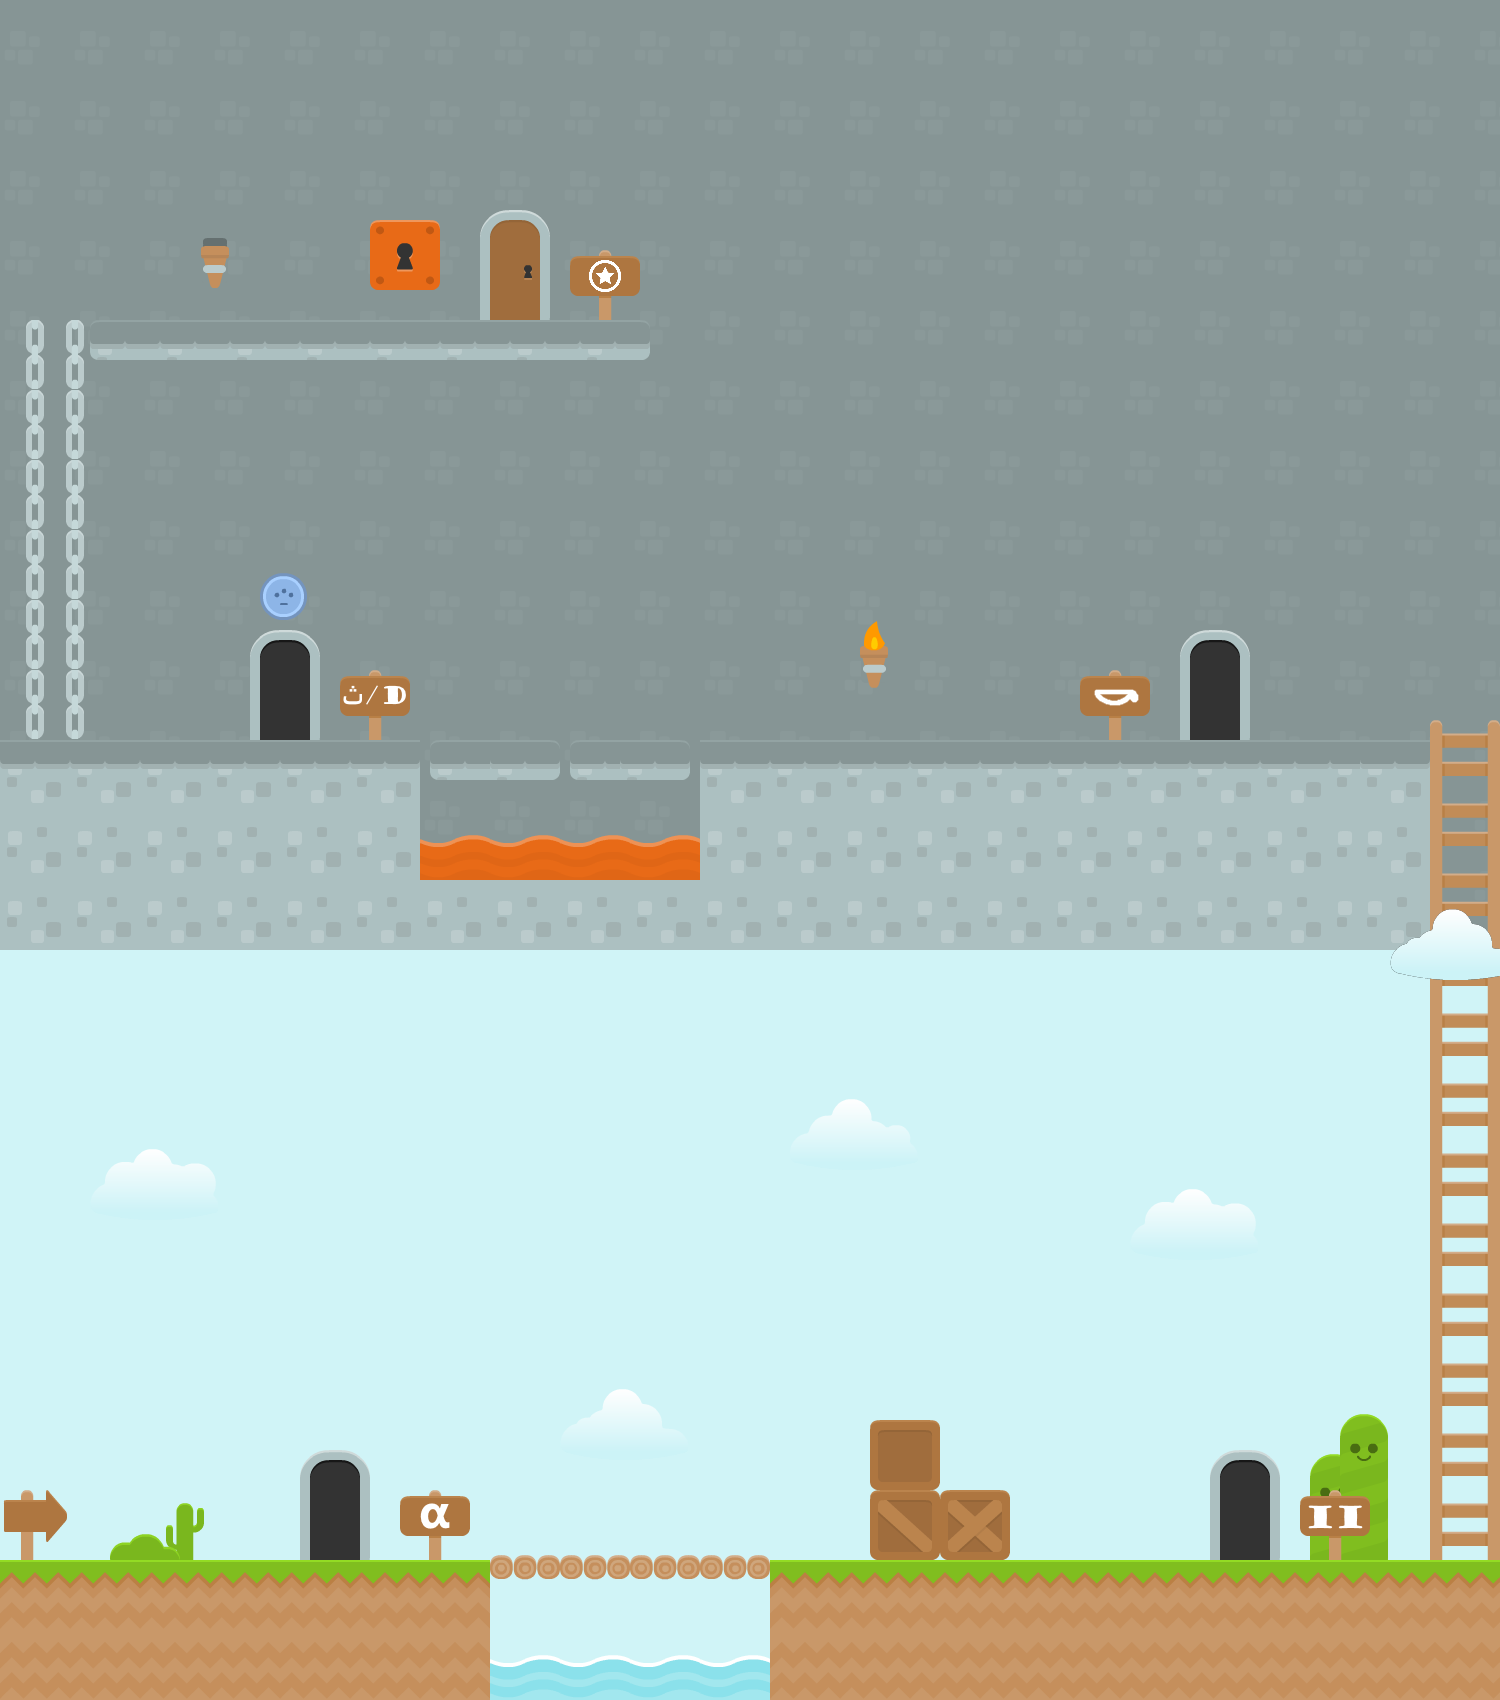

The image is a tile-based game level rendered from a .tmx file. Its description and source (layers, tilesets, objects; grid data summarised) follow:
An orthogonal 150x170 tile map with 10x10 px tiles, 7 tile layers (backgrounds, stairs, far, doors, ...), 7 tilesets.

<map version="1.0" orientation="orthogonal" renderorder="right-down" width="150" height="170" tilewidth="10" tileheight="10">
 <tileset firstgid="1" name="env1" tilewidth="70" tileheight="70">
  <image source="env1.png" width="630" height="490" />
 </tileset>
 <tileset firstgid="64" name="clouds1" tilewidth="128" tileheight="71">
  <image source="clouds1.png" width="129" height="213" />
 </tileset>
 <tileset firstgid="67" name="short_thingy1" tilewidth="48" tileheight="106">
  <image source="short_thingy1.png" width="96" height="106" />
 </tileset>
 <tileset firstgid="69" name="tall_thingy1" tilewidth="48" tileheight="146">
  <image source="tall_thingy1.png" width="96" height="146" />
 </tileset>
 <tileset firstgid="71" name="progress1" tilewidth="47" tileheight="47">
  <image source="progress1.png" width="94" height="47" />
 </tileset>
 <tileset firstgid="73" name="bckg1" tilewidth="10" tileheight="10">
  <image source="bckg1.png" width="140" height="70" />
 </tileset>
 <tileset firstgid="171" name="brick1" tilewidth="10" tileheight="10">
  <image source="brick1.png" width="70" height="70" />
 </tileset>
 <layer name="backgrounds" width="150" height="170">
  <data>[25500 cells, 25500 non-empty, 98 distinct tile ids]</data>
 </layer>
 <layer name="stairs" width="150" height="170">
  <data>[25500 cells, 24 non-empty, 3 distinct tile ids]</data>
 </layer>
 <layer name="far" width="150" height="170">
  <data>[25500 cells, 9 non-empty, 8 distinct tile ids]</data>
 </layer>
 <layer name="doors" width="150" height="170">
  <data>[25500 cells, 20 non-empty, 12 distinct tile ids]</data>
 </layer>
 <layer name="locks" width="150" height="170">
  <data>[25500 cells, 0 non-empty, 0 distinct tile ids]</data>
 </layer>
 <objectgroup name="player" />
 <layer name="floor" width="150" height="170">
  <data>[25500 cells, 1095 non-empty, 59 distinct tile ids]</data>
 </layer>
 <layer name="top" width="150" height="170">
  <data>[25500 cells, 5 non-empty, 5 distinct tile ids]</data>
 </layer>
 <objectgroup name="controls" />
</map>
